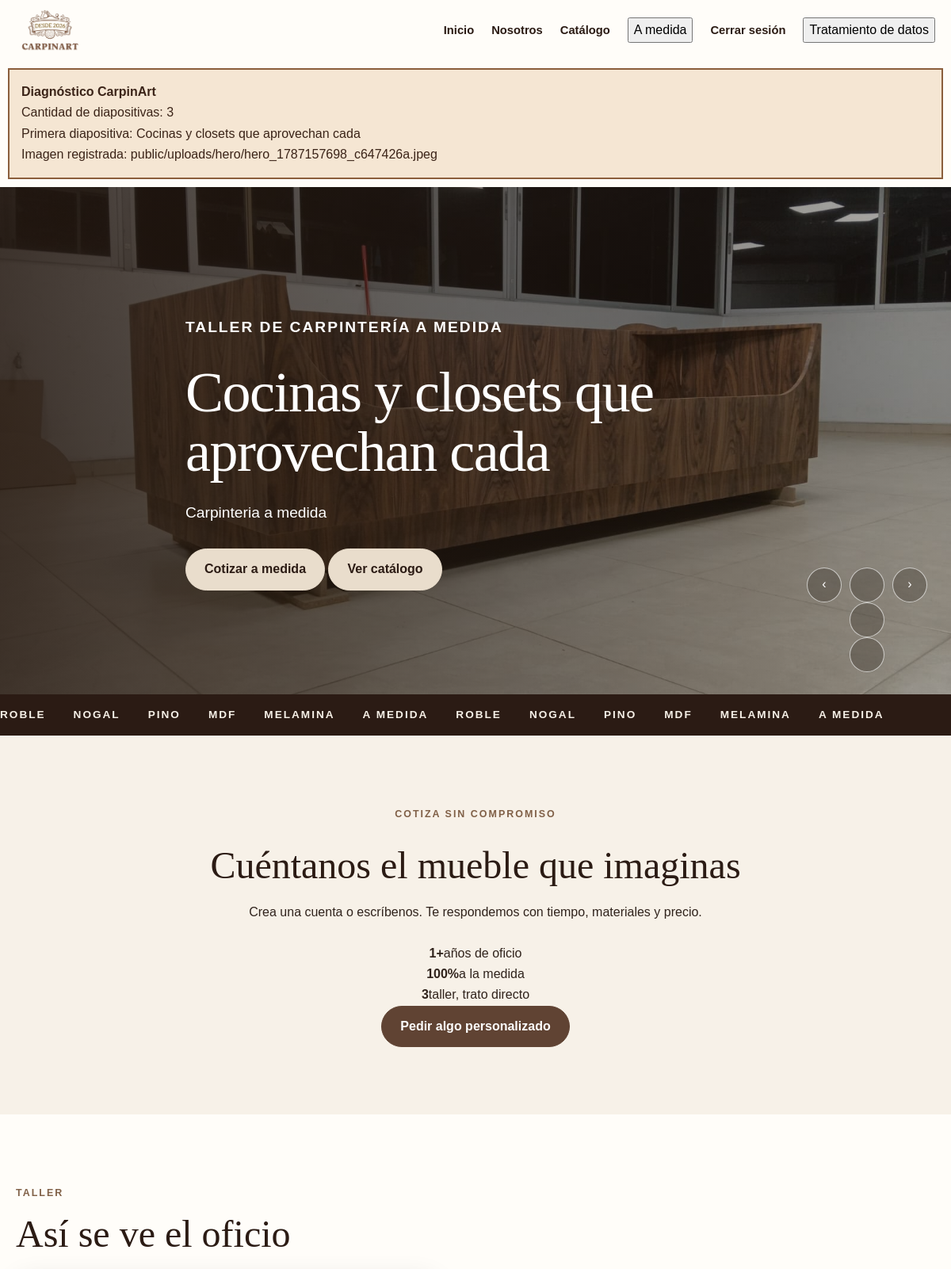
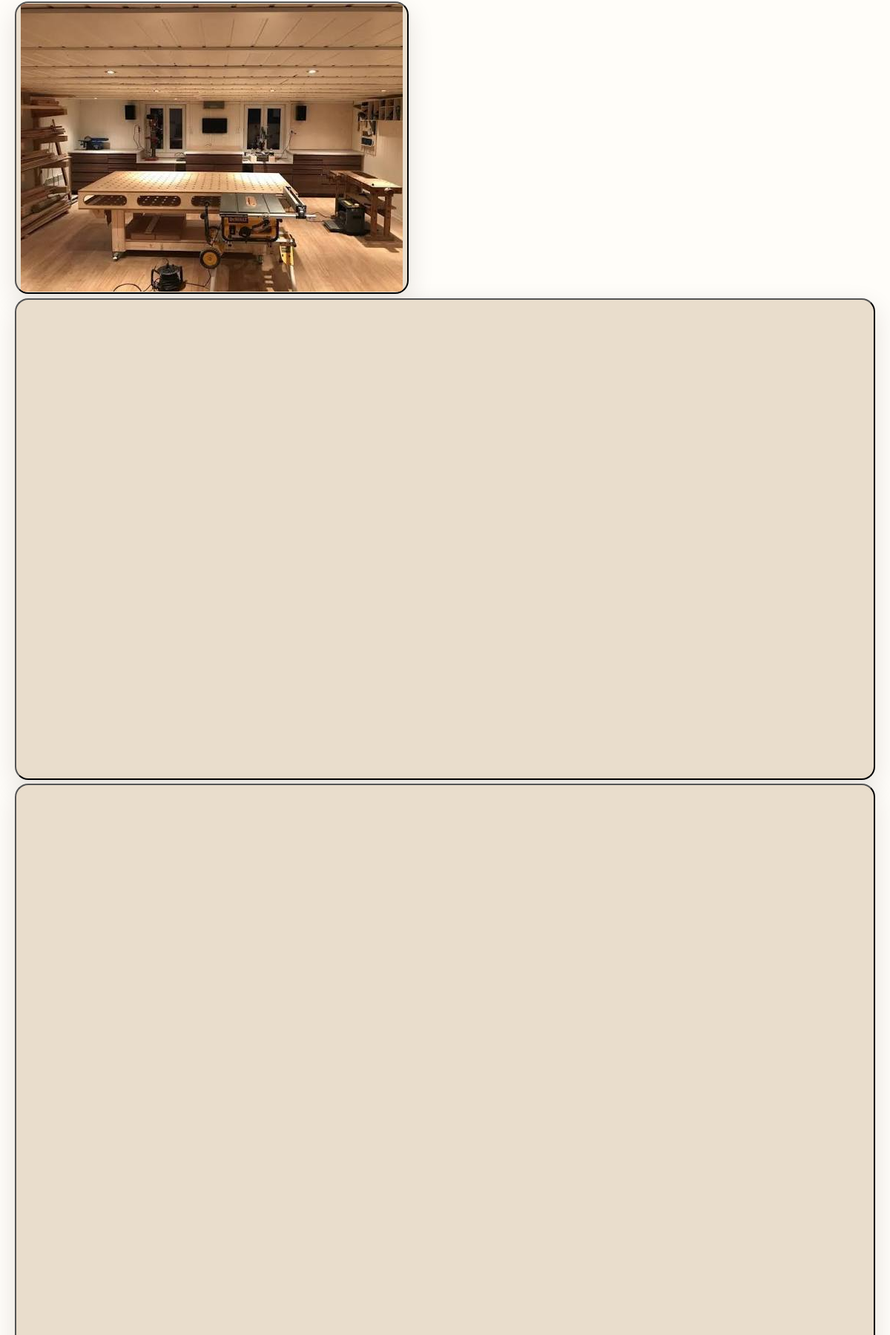
/ (signed in, upper part), run on the app's committed database (2 pictures, top to bottom).
### tables this page shows
CREATE TABLE `hero_slides` (
  `id` int(10) UNSIGNED NOT NULL,
  `titulo` varchar(180) DEFAULT NULL,
  `subtitulo` varchar(255) DEFAULT NULL,
  `imagen` varchar(255) NOT NULL,
  `orden` smallint(5) UNSIGNED NOT NULL DEFAULT 1,
  `activo` tinyint(1) NOT NULL DEFAULT 1
);

CREATE TABLE `pagina_secciones` (
  `id` smallint(5) UNSIGNED NOT NULL,
  `seccion_clave` varchar(60) NOT NULL,
  `titulo` varchar(180) DEFAULT NULL,
  `subtitulo` varchar(255) DEFAULT NULL,
  `cuerpo` text DEFAULT NULL,
  `extra_json` text DEFAULT NULL,
  `updated_at` timestamp NULL DEFAULT NULL
);

CREATE TABLE `galeria_imagenes` (
  `id` int(10) UNSIGNED NOT NULL,
  `ruta` varchar(255) NOT NULL,
  `alt` varchar(140) DEFAULT NULL,
  `orden` smallint(5) UNSIGNED NOT NULL DEFAULT 1,
  `activo` tinyint(1) NOT NULL DEFAULT 1
);

### controllers/HomeController.php (called while the page is built, shortened)
<?php
class HomeController
{
    public function index(): void
    {
        $contenido = new Contenido();
        $secciones = $contenido->secciones();
        $slides = $contenido->slides();
        $galeria = $contenido->galeria();
        $this->layout(
            'home/index',
            compact(
                'secciones',
                'slides',
                'productos',
                'galeria',
                'resenas',
                'config',
                'csrfToken',
                'tipos',
                'materiales',
                'usuario',
                'productoPrefill'
            )
        );
    }
    private function layout(
        string $view,
        array $data = []
    ): void {
        extract($data);
        require BASE_PATH . '/views/layouts/header.php';
        require BASE_PATH . '/views/' . $view . '.php';
        require BASE_PATH . '/views/layouts/footer.php';
    }
}

### public/index.php (called while the page is built, shortened)
<?php
require_once __DIR__ . '/../config/config.php';
spl_autoload_register(function ($class) {
    $directories = [
        __DIR__ . '/../controllers/',
        __DIR__ . '/../models/',
        __DIR__ . '/../helpers/',
        __DIR__ . '/../config/',
        __DIR__ . '/../',
    ];
    foreach ($directories as $directory) {
        $file = $directory . $class . '.php';
        if (is_file($file)) {
            return;
        }
    }
});
$router = new Router();
$router->get('/', [HomeController::class, 'index']);
$router->get('presentacion', [HomeController::class, 'presentacion']);
$router->post('contacto', [HomeController::class, 'contacto']);
$router->get('a-medida', [CotizacionController::class, 'create']);
$router->get('personalizados', [CotizacionController::class, 'create']);
$router->post('a-medida', [CotizacionController::class, 'store']);
$router->post('comprar', [PedidoController::class, 'store']);
$router->post('login', [AuthController::class, 'login']);
$router->post('registro', [AuthController::class, 'register']);
$router->get('logout', [AuthController::class, 'logout']);
$router->get('admin', [AdminController::class, 'dashboard']);
$router->get('admin/mensajes', [AdminController::class, 'mensajes']);
$router->post('admin/mensajes/leido', [AdminController::class, 'mensajeLeido']);
$router->get('admin/cotizaciones', [AdminController::class, 'cotizaciones']);
$router->get('admin/cotizaciones/ver', [AdminController::class, 'cotizacionVer']);
$router->post(
    'admin/cotizaciones/responder',
    [AdminController::class, 'cotizacionResponder']
);
$router->get('admin/pedidos', [AdminController::class, 'pedidos']);
$router->get('admin/pedidos/ver', [AdminController::class, 'pedidoVer']);
$router->post(
    'admin/pedidos/estado',
    [AdminController::class, 'pedidoEstado']
);
$router->get('admin/catalogo', [AdminController::class, 'catalogo']);
$router->get('admin/catalogo/crear', [AdminController::class, 'catalogoForm']);
$router->get('admin/catalogo/editar', [AdminController::class, 'catalogoForm']);
$router->post(
    'admin/catalogo/guardar',
    [AdminController::class, 'catalogoGuardar']
);
$router->post(
    'admin/catalogo/eliminar',
    [AdminController::class, 'catalogoEliminar']
);
$router->get('admin/contenido', [AdminController::class, 'contenido']);
$router->post(
    'admin/contenido/guardar',
    [AdminController::class, 'contenidoGuardar']
);
$router->get('admin/resenas', [AdminController::class, 'resenas']);
$router->post(
    'admin/resenas/guardar',
    [AdminController::class, 'resenaGuardar']
);
$router->post(
    'admin/resenas/eliminar',
    [AdminController::class, 'resenaEliminar']
);
$router->get('admin/configuracion', [AdminController::class, 'configuracion']);
$router->post(
    'admin/configuracion/guardar',
    [AdminController::class, 'configuracionGuardar']
);
$router->post(
    'admin/configuracion/probar',
    [AdminController::class, 'configuracionProbar']
);
$uri = $_GET['url'] ?? '/';
$uri = trim($uri, '/');
if ($uri === '') {
    $uri = '/';
}
$router->dispatch($uri, $_SERVER['REQUEST_METHOD']);

### config/Database.php (called while the page is built, shortened)
<?php
class Database {
    private static ?Database $instance = null;
    private function __construct() {
        try {
            $dsn = sprintf(
                "mysql:host=%s;dbname=%s;charset=%s",
                DB_HOST,
                DB_NAME,
                DB_CHARSET
            );
            $options = [
                PDO::ATTR_ERRMODE            => PDO::ERRMODE_EXCEPTION,
                PDO::ATTR_DEFAULT_FETCH_MODE => PDO::FETCH_ASSOC,
                PDO::ATTR_EMULATE_PREPARES   => false,
                PDO::ATTR_PERSISTENT         => false,
            ];
            $this->connection = new PDO($dsn, DB_USER, DB_PASS, $options);
        } catch (PDOException $e) {
            error_log("Error de conexión a la Base de Datos: " . $e->getMessage());
            die("Error crítico: No se pudo conectar a la base de datos de CarpinArt.");
        }
    }
    public static function getInstance(): PDO {
        if (self::$instance === null) {
            self::$instance = new Database();
        }
        return self::$instance->connection;
    }
}

### models/Contenido.php (called while the page is built, shortened)
<?php
class Contenido {
    private PDO $db;
    private ?array $configCache = null;
    public function __construct() {
        $this->db = Database::getInstance();
    }
    public function secciones(): array {
        $rows = $this->db->query("SELECT * FROM pagina_secciones")->fetchAll();
        $config = $this->config();
        $map = [];
        foreach ($rows as $row) {
            $clave = $row['seccion_clave'];
            $row['_extra'] = $this->decodificarExtras($row['extra_json'] ?? '', $config['extra_' . $clave] ?? '');
            $map[$clave] = $row;
        }
        foreach ($config as $clave => $valor) {
            if (!str_starts_with($clave, 'extra_')) {
                continue;
            }
            $secKey = substr($clave, 6);
            if (isset($map[$secKey])) {
                continue;
            }
            $decoded = json_decode((string) $valor, true);
            $map[$secKey] = [
                'titulo'    => '',
                'subtitulo' => '',
                'cuerpo'    => $config[$secKey . '_cuerpo'] ?? '',
                '_extra'    => is_array($decoded) ? $decoded : [],
            ];
        }
        return $map;
    }
    private function decodificarExtras(string $jsonColumna, string $jsonConfig): array {
        foreach ([$jsonColumna, $jsonConfig] as $raw) {
            if ($raw === '') {
                continue;
            }
            $data = json_decode($raw, true);
            if (is_array($data) && $data) {
                return $data;
            }
        }
        return [];
    }
    public function slides(bool $soloActivos = true): array {
        $sql = "SELECT * FROM hero_slides";
        if ($soloActivos) {
            $sql .= " WHERE activo = 1";
        }
        $sql .= " ORDER BY orden ASC, id ASC";
        return $this->db->query($sql)->fetchAll();
    }
    public function galeria(bool $soloActivas = true): array {
        try {
            $this->asegurarGaleriaPorDefecto();
            $sql = "SELECT * FROM galeria_imagenes";
            if ($soloActivas) {
                $sql .= " WHERE activo = 1";
            }
            $sql .= " ORDER BY orden ASC, id ASC";
            return $this->db->query($sql)->fetchAll();
        } catch (PDOException $e) {
            return [];
        }
    }
    private function asegurarGaleriaPorDefecto(): void {
        $n = (int) $this->db->query("SELECT COUNT(*) FROM galeria_imagenes")->fetchColumn();
        if ($n > 0) {
            return;
        }
    }
    public function config(?string $clave = null) {
        if ($this->configCache === null) {
            $rows = $this->db->query("SELECT clave, valor FROM configuracion")->fetchAll();
            $map = [];
            foreach ($rows as $row) {
                $map[$row['clave']] = $row['valor'];
            }
            $this->configCache = $map;
        }
        if ($clave === null) {
            return $this->configCache;
        }
        return $this->configCache[$clave] ?? '';
    }
}

### config/config.php (called while the page is built, shortened)
<?php
function url(string $path = ''): string {
    return rtrim(BASE_URL, '/') . '/' . ltrim($path, '/');
}
function e(?string $value): string {
    return htmlspecialchars((string) $value, ENT_QUOTES, 'UTF-8');
}
function media(?string $path, string $size = 'card'): string {
    if (!$path) {
        $path = 'https://images.unsplash.com/photo-1615874959474-d609969a20d6?auto=format&fit=crop&w=900&q=80';
    } elseif (!preg_match('#^https?://#i', $path)) {
        return url($path);
    }
    $widths = [
        'hero'    => 1280,
        'gallery' => 640,
        'card'    => 560,
        'thumb'   => 200,
        'full'    => 1400,
    ];
    $w = $widths[$size] ?? 800;
    $base = preg_replace('/[?&](w|h|q|auto|fit|fm|crop)=[^&]*/i', '', $path);
    $base = rtrim($base, '?&');
    $sep = str_contains($base, '?') ? '&' : '?';
    return $base . $sep . 'auto=format&fit=crop&w=' . $w . '&q=68';
}

### views/home/index.php (the view, shortened to what this page needs)
<?php
$slides = $slides ?? [];
$secciones = $secciones ?? [];
$galeria = $galeria ?? [];
$first = $slides[0] ?? [
    'titulo' => 'Madera que cuenta tu historia',
    'subtitulo' => 'Creamos muebles únicos, hechos a tu medida.'
];
?>
<div style="position:relative;z-index:999999;background:#f5e6d3;color:#3b2418;padding:15px;margin:10px;border:2px solid #8b5e3c;">
    <strong>Diagnóstico CarpinArt</strong><br>
    Cantidad de diapositivas: <?= count($slides); ?><br>
    <?php if (!empty($slides)): ?>
        Primera diapositiva: <?= e($first['titulo'] ?? 'Sin título'); ?><br>
        Imagen registrada: <?= e($first['imagen'] ?? 'Sin imagen registrada'); ?>
    <?php else: ?>
        No se recibieron diapositivas desde el controlador.
    <?php endif; ?>
</div>
<main>
<section class="hero" id="inicio">
    <div class="hero-track" id="heroTrack">
        <?php foreach ($slides as $i => $slide):
            $heroSrc = media($slide['imagen'] ?? '', 'hero');
        ?>
            <article
                class="hero-slide <?= $i === 0 ? 'is-active' : ''; ?>"
                style="background-image:url('<?= e($heroSrc); ?>')"
                data-title="<?= e($slide['titulo'] ?? ($secciones['hero']['titulo'] ?? 'Madera que cuenta tu historia')); ?>"
                data-sub="<?= e($slide['subtitulo'] ?? ($secciones['hero']['cuerpo'] ?? '')); ?>"
            ></article>
        <?php endforeach; ?>
    </div>
    <div class="hero-shade"></div>
    <div class="hero-copy">
        <p class="eyebrow">
            <?= $sec('hero', 'subtitulo', 'Taller de carpintería a medida'); ?>
        </p>
        <h1 id="heroTitle">
            <?= e($first['titulo'] ?: ($secciones['hero']['titulo'] ?? 'Madera que cuenta tu historia')); ?>
        </h1>
        <p id="heroSub">
            <?= e($first['subtitulo'] ?: ($secciones['hero']['cuerpo'] ?? 'Creamos muebles únicos, hechos a tu medida.')); ?>
        </p>
        <div class="hero-actions">
            <button class="btn btn-light" type="button" data-open-measure>
                <?= $x('hero', 'btn_cotizar', 'Cotizar a medida'); ?>
            </button>
            <a class="btn btn-ghost" href="<?= e(url('#catalogo')); ?>">
                <?= $x('hero', 'btn_catalogo', 'Ver catálogo'); ?>
            </a>
        </div>
    </div>
    <div class="hero-nav">
        <button type="button" data-hero="prev" aria-label="Anterior">‹</button>
        <div class="hero-dots" id="heroDots"></div>
        <button type="button" data-hero="next" aria-label="Siguiente">›</button>
    </div>
</section>
<div class="ticker" aria-hidden="true">
    <div class="ticker-track">
        <?php
        $cintillo = $secciones['cintillo']['cuerpo'] ?? '';
        $tickerItems = array_values(array_filter(
            array_map('trim', preg_split('/[,|\n]+/', $cintillo ?: 'Roble, Nogal, Pino, MDF, Melamina, A medida'))
        ));
        foreach (array_merge($tickerItems, $tickerItems) as $item):
        ?>
            <span><?= e($item); ?></span>
        <?php endforeach; ?>
    </div>
</div>
<section class="band invitacion reveal">
    <div class="wrap split">
        <div>
            <p class="eyebrow"><?= $sec('invitacion', 'subtitulo', 'Cotiza sin compromiso'); ?></p>
            <h2><?= $sec('invitacion', 'titulo', 'Cuéntanos el mueble que imaginas'); ?></h2>
            <p><?= $sec('invitacion', 'cuerpo', 'Crea una cuenta o escríbenos. Te respondemos con tiempo, materiales y precio.'); ?></p>
            <div class="stat-row">
                <div><b><?= $x('invitacion', 'stat1_num', '12+'); ?></b><span><?= $x('invitacion', 'stat1_txt', 'años de oficio'); ?></span></div>
                <div><b><?= $x('invitacion', 'stat2_num', '100%'); ?></b><span><?= $x('invitacion', 'stat2_txt', 'a la medida'); ?></span></div>
                <div><b><?= $x('invitacion', 'stat3_num', '1'); ?></b><span><?= $x('invitacion', 'stat3_txt', 'taller, trato directo'); ?></span></div>
            </div>
        </div>
        <div class="cta-panel">
            <button class="btn btn-line" type="button" data-open-measure>
                <?= $x('invitacion', 'btn_medida', 'Pedir algo personalizado'); ?>
            </button>
        </div>
    </div>
</section>
<section class="gallery-section" id="galeria">
    <div class="wrap">
        <header class="gallery-head reveal">
            <p class="eyebrow"><?= $sec('galeria', 'subtitulo', 'Taller'); ?></p>
            <h2><?= $sec('galeria', 'titulo', 'Así se ve el oficio'); ?></h2>
        </header>
        <div class="gallery-mosaic">
            <?php foreach ($galeria as $foto):
                $thumb = media($foto['ruta'] ?? '', 'gallery');
                $full = media($foto['ruta'] ?? '', 'full');
            ?>
                <button class="gallery-item" type="button"
                    data-gallery-src="<?= e($full); ?>"
                    data-gallery-alt="<?= e($foto['alt'] ?? 'Galería CarpinArt'); ?>">
                    <img src="<?= e($thumb); ?>"
                        alt="<?= e($foto['alt'] ?? ''); ?>"
                        loading="lazy" decoding="async" width="640" height="400">
                </button>
            <?php endforeach; ?>
        </div>
    </div>
</section>
</main>

### data on the page
hero_slides: titulo "Cocinas y closets que aprovechan cada", imagen "public/uploads/hero/hero_1787157698_c647426a.jpeg", imagen (picture), subtitulo "Carpinteria a medida"
pagina_secciones: subtitulo "TALLER DE CARPINTERÍA A MEDIDA"
pagina_secciones: cuerpo "ROBLE", cuerpo "NOGAL", cuerpo "PINO", cuerpo "MDF", cuerpo "MELAMINA", cuerpo "A MEDIDA"
pagina_secciones: subtitulo "COTIZA SIN COMPROMISO", titulo "Cuéntanos el mueble que imaginas", cuerpo "Crea una cuenta o escríbenos. Te respondemos con tiempo, materiales y precio."
pagina_secciones: subtitulo "TALLER", titulo "Así se ve el oficio"
galeria_imagenes: ruta (picture)
galeria_imagenes: ruta (picture)
galeria_imagenes: ruta (picture)

### other printed values
$x('nav', 'inicio', 'Inicio') "Inicio"
$x('nav', 'nosotros', 'Nosotros') "Nosotros"
$x('nav', 'catalogo', 'Catálogo') "Catálogo"
$x('nav', 'medida', 'A medida') "A medida"
$x('nav', 'logout', 'Cerrar sesión') "Cerrar sesión"
count($slides) "3"
$x('hero', 'btn_cotizar', 'Cotizar a medida') "Cotizar a medida"
$x('hero', 'btn_catalogo', 'Ver catálogo') "Ver catálogo"
$x('invitacion', 'stat1_num', '12+') "1+"
$x('invitacion', 'stat1_txt', 'años de oficio') "años de oficio"
$x('invitacion', 'stat2_num', '100%') "100%"
$x('invitacion', 'stat2_txt', 'a la medida') "a la medida"
$x('invitacion', 'stat3_num', '1') "3"
$x('invitacion', 'stat3_txt', 'taller, trato directo') "taller, trato directo"
$x('invitacion', 'btn_medida', 'Pedir algo personalizado') "Pedir algo personalizado"
